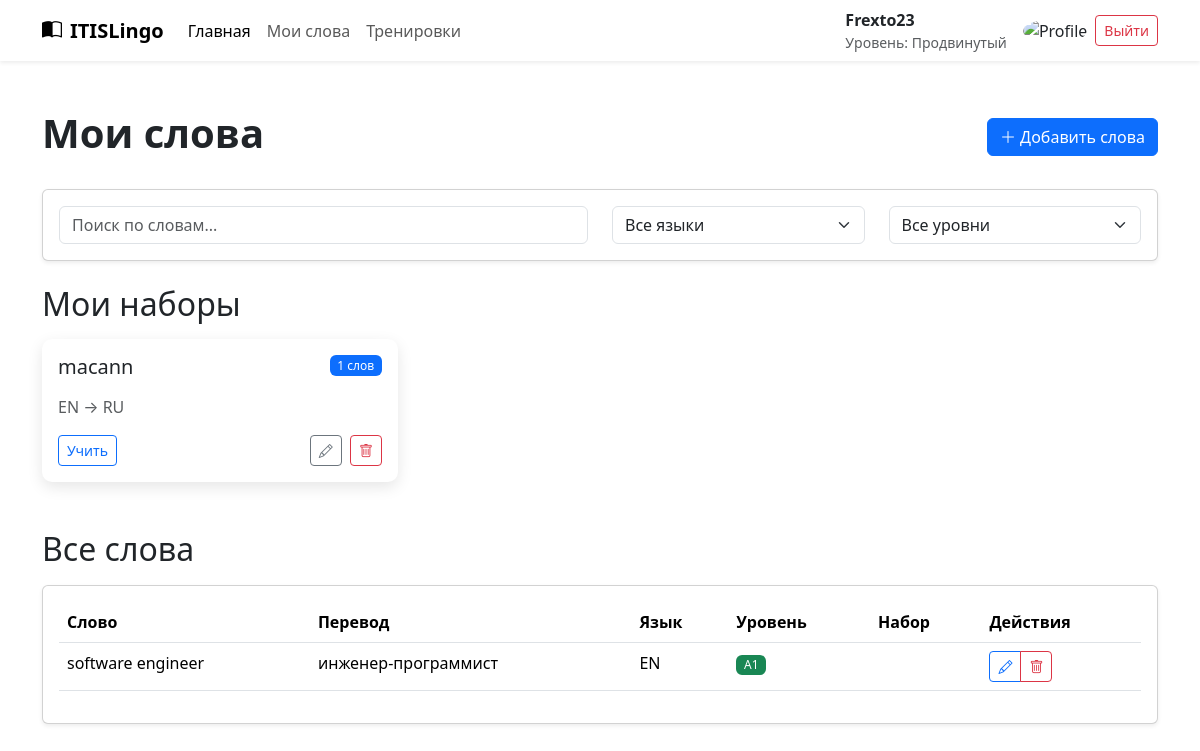
The app's page /my-words/ (signed in), older data.
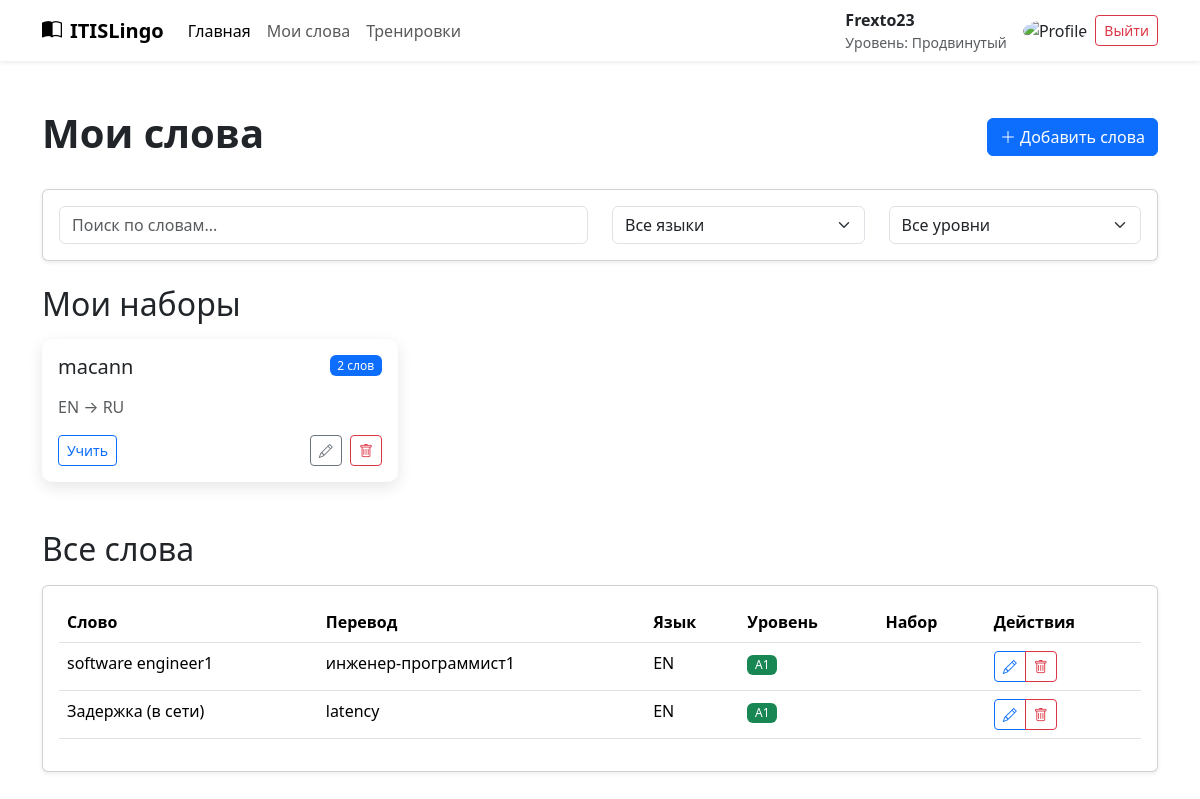
The same page, newer data.
### main/models.py (models this page shows, shortened)
class CardSet(models.Model):
    name = models.CharField(max_length=255)
    first_language = models.CharField(max_length=5, choices=Language.choices, default=Language.EN)
    second_language = models.CharField(max_length=5, choices=Language.choices, default=Language.RU)
    cards = models.ManyToManyField(Card)

class Word(models.Model):
    text = models.CharField(max_length=255)
    category = models.ForeignKey('main.Category', on_delete=models.CASCADE)
    language = models.CharField(max_length=5, choices=Language.choices, default=Language.EN)
    difficulty = models.CharField(max_length=5, choices=Difficulty.choices, default=Difficulty.A1)

class Card(models.Model):
    word = models.ForeignKey(Word, on_delete=models.CASCADE)
    translation = models.ForeignKey(Translation, on_delete=models.CASCADE)
    wrong_answered = models.IntegerField(default=0)
    priority = models.FloatField(default=1)
    class Meta:
        indexes = [
            models.Index(fields=['-priority'], name='priority_desc_index'),  # Индекс для быстрого поиска
        ]

class Translation(models.Model):
    language = models.CharField(max_length=5, choices=Language.choices, default=Language.EN)
    text = models.CharField(max_length=255)

### main/views.py (the view)
# urls.py: path('my-words/', views.my_words_view, name='my_words'),
@login_required
def my_words_view(request):
    card_sets = CardSet.objects.filter(profiles__user=request.user)
    words = Word.objects.filter(card__cardset__profiles__user=request.user).distinct()
    context = {
        'card_sets': card_sets,
        'words': words,
    }
    return render(request, 'user/my_words.html', context)

### user/templates/user/my_words.html (shortened to what this page needs)
{% extends 'main/base.html' %}
{% load static %}
{% block content %}
<head>
    <link rel="stylesheet" href="https://www.youtube.com/redirect?event=video_description&redir_token=QUFFLUhqa0hoWjVSbEpxR0h6MGdSQjhId2xGQ0IyS3Zxd3xBQ3Jtc0trYXI2dnVZOHdEQUdOMTNELTlPMG9OREZpWm9TLXowWUw4UTY3Z01WYlpRaERNWDI5aFdGWTRVbUlXMGE3cGUtM25jM1p2Z1RxQUlfeGhfcTBYaFBjMGdUeWFrcWlqdkVSMFNIT2FPOFEySzFRY3ZOTQ&q=https%3A%2F%2Fuse.fontawesome.com%2Freleases%2Fv5.8.2%2Fcss%2Fall.css&v=OYeqcxaYUbQ">
    <link rel="stylesheet" href="https://cdn.jsdelivr.net/npm/bootstrap@5.3.3/dist/css/bootstrap.min.css">
    <link rel="stylesheet" href="{% static 'main/css/main.css' %}">
</head>
<div class="container my-5">
    <div class="d-flex justify-content-between align-items-center mb-4">
        <h1 class="fw-bold">Мои слова</h1>
        <a href="" class="btn btn-primary">
            <i class="bi bi-plus-lg"></i> Добавить слова
        </a>
    </div>
    <div class="card shadow-sm mb-4">
        <div class="card-body">
            <div class="row">
                <div class="col-md-6">
                    <input type="text" class="form-control" placeholder="Поиск по словам..." id="wordSearch">
                </div>
                <div class="col-md-3">
                    <select class="form-select" id="languageFilter">
                        <option value="">Все языки</option>
                    </select>
                </div>
                <div class="col-md-3">
                    <select class="form-select" id="difficultyFilter">
                        <option value="">Все уровни</option>
                    </select>
                </div>
            </div>
        </div>
    </div>
    <h2 class="mb-3">Мои наборы</h2>
    <div class="row row-cols-1 row-cols-md-3 g-4 mb-5">
        {% for card_set in card_sets %}
        <div class="col">
            <div class="card card-word h-100">
                <div class="card-body">
                    <div class="d-flex justify-content-between align-items-start mb-3">
                        <h5 class="card-title mb-0">{{ card_set.name }}</h5>
                        <span class="badge bg-primary">{{ card_set.cards.count }} слов</span>
                    </div>
                    <p class="card-text text-muted">
                        {{ card_set.first_language }} → {{ card_set.second_language }}
                    </p>
                    <div class="d-flex justify-content-between mt-3">
                        <a href="#" class="btn btn-sm btn-outline-primary">Учить</a>
                        <div>
                            <a href="#" class="btn btn-sm btn-outline-secondary me-1">
                                <i class="bi bi-pencil"></i>
                            </a>
                            <a href="#" class="btn btn-sm btn-outline-danger">
                                <i class="bi bi-trash"></i>
                            </a>
                        </div>
                    </div>
                </div>
            </div>
        </div>
        {% empty %}
        <div class="col-12">
            <div class="alert alert-info">
                У вас пока нет наборов слов. <a href="">Создайте первый набор</a>.
            </div>
        </div>
        {% endfor %}
    </div>
    <h2 class="mb-3">Все слова</h2>
    <div class="card shadow-sm">
        <div class="card-body">
            <div class="table-responsive">
                <table class="table table-hover" id="wordsTable">
                    <thead>
                        <tr>
                            <th>Слово</th>
                            <th>Перевод</th>
                            <th>Язык</th>
                            <th>Уровень</th>
                            <th>Набор</th>
                            <th>Действия</th>
                        </tr>
                    </thead>
                    <tbody>
                        {% for word in words %}
                        <tr>
                            <td>{{ word.text }}</td>
                            <td>
                                {% for card in word.card_set.all %}
                                    {{ card.translation.text }}{% if not forloop.last %}, {% endif %}
                                {% endfor %}
                            </td>
                            <td>{{ word.get_language_display }}</td>
                            <td>
                                <span class="badge bg-{% if word.difficulty == 'A1' or word.difficulty == 'A2' %}success{% elif word.difficulty == 'B1' or word.difficulty == 'B2' %}warning{% else %}danger{% endif %}">
                                    {{ word.get_difficulty_display }}
                                </span>
                            </td>
                            <td>
                            </td>
                            <td>
                                <div class="btn-group btn-group-sm">
                                    <a href="#" class="btn btn-outline-primary" title="Редактировать">
                                        <i class="bi bi-pencil"></i>
                                    </a>
                                    <a href="#" class="btn btn-outline-danger" title="Удалить">
                                        <i class="bi bi-trash"></i>
                                    </a>
                                </div>
                            </td>
                        </tr>
                        {% empty %}
                        <tr>
                            <td colspan="6" class="text-center text-muted py-4">
                                У вас пока нет слов. <a href="">Добавьте первые слова</a>.
                            </td>
                        </tr>
                        {% endfor %}
                    </tbody>
                </table>
            </div>
        </div>
    </div>
</div>
{% endblock %}

### main/templates/main/base.html (shortened to what this page needs)
{% load static %}
<!DOCTYPE html>
<html lang="en">
<head>
    <link rel="stylesheet" href="https://www.youtube.com/redirect?event=video_description&redir_token=QUFFLUhqa0hoWjVSbEpxR0h6MGdSQjhId2xGQ0IyS3Zxd3xBQ3Jtc0trYXI2dnVZOHdEQUdOMTNELTlPMG9OREZpWm9TLXowWUw4UTY3Z01WYlpRaERNWDI5aFdGWTRVbUlXMGE3cGUtM25jM1p2Z1RxQUlfeGhfcTBYaFBjMGdUeWFrcWlqdkVSMFNIT2FPOFEySzFRY3ZOTQ&q=https%3A%2F%2Fuse.fontawesome.com%2Freleases%2Fv5.8.2%2Fcss%2Fall.css&v=OYeqcxaYUbQ">
    <link rel="stylesheet" href="https://cdn.jsdelivr.net/npm/bootstrap@5.3.3/dist/css/bootstrap.min.css">
    <link rel="stylesheet" href="{% static 'main/css/main.css' %}">
</head>
<body>
    {% block base %}
    <link href="https://cdn.jsdelivr.net/npm/bootstrap@5.3.0/dist/css/bootstrap.min.css" rel="stylesheet">
    <link rel="stylesheet" href="https://cdn.jsdelivr.net/npm/bootstrap-icons@1.10.0/font/bootstrap-icons.css">
</head>
<body>
    <nav class="navbar navbar-expand-lg navbar-light bg-white shadow-sm">
        <div class="container">
            <a class="navbar-brand" href="#">
                <i class="bi bi-book-half me-2"></i>ITISLingo
            </a>
            <div class="collapse navbar-collapse" id="navbarNav">
                <ul class="navbar-nav me-auto">
                    <li class="nav-item">
                        <a class="nav-link active" href="#">Главная</a>
                    </li>
                    <li class="nav-item">
                        <a class="nav-link" href="{% url 'my_words' %}">Мои слова</a>
                    </li>
                    <li class="nav-item">
                        <a class="nav-link" href="#">Тренировки</a>
                    </li>
                </ul>
                <div class="d-flex align-items-center">
                    {% if user.is_authenticated %}
                        <div class="me-3">
                            <span class="fw-bold">{{ user.username }}</span>
                            <div class="small text-muted">Уровень: Продвинутый</div>
                        </div>
                        <img src="https://img.icons8.com/?size=30&id=11781&format=png&color=000000" alt="Profile" class="rounded-circle me-2">
                        <a href="{% url 'user:logout' %}" class="btn btn-outline-danger btn-sm">Выйти</a>
                    {% else %}
                        <div class="btn-group" role="group">
                            <a href="{% url 'user:login' %}" class="btn btn-outline-primary btn-sm me-2">Войти</a>
                            <a href="{% url 'user:register' %}" class="btn btn-primary btn-sm">Регистрация</a>
                        </div>
                    {% endif %}
                </div>
            </div>
        </div>
    </nav>
    {% endblock %}
    {% block content %}
    {%  endblock %}
</body>
</html>

### main/static/main/css/main.css (style rules this page uses)
.card-word { transition: transform 0.2s ease, box-shadow 0.2s ease; border: none; border-radius: 10px; }
.badge { font-weight: 500; }
.btn-group-sm .btn { padding: 0.25rem 0.5rem; }

### main/templates/main/base.html (style rules this page uses)
:root { --primary-color: #4361ee; --secondary-color: #3f37c9; --accent-color: #4895ef; --light-color: #f8f9fa; --dark-color: #212529; }
body { background-color: #f5f7ff; font-family: 'Segoe UI', Tahoma, Geneva, Verdana, sans-serif; }
.navbar-brand { font-weight: 700; color: var(--primary-color); }
.card-word { border: none; border-radius: 15px; box-shadow: 0 5px 15px rgba(0,0,0,0.1); transition: transform 0.3s ease; }
.btn-primary { background-color: var(--primary-color); border-color: var(--primary-color); padding: 0.5rem 1.5rem; border-radius: 50px; }

Row changes from the older to the newer data that the page shows:
computed for CardSet "macann": cards.count "1" → "2"
changed Word: text "software engineer" → "software engineer1"
changed Card: translation.text "инженер-программист" → "инженер-программист1"
added Word: text "Задержка (в сети)", language "EN", difficulty "A1"
added Card: translation.text "latency", shown under "Задержка (в сети)"
